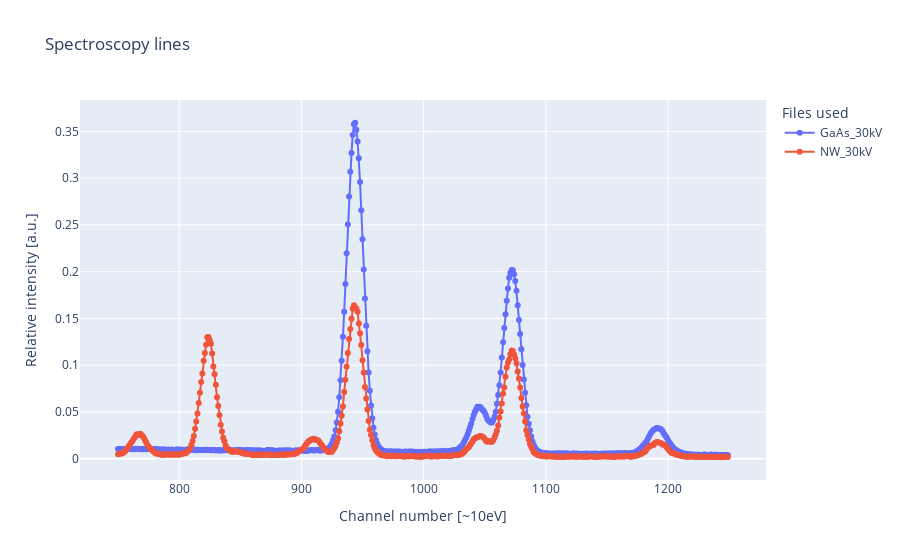

The cell this chart's notebook holds for it:
### Code cell
plotly_plot_multiple_spectra(ga30, start=750, stop=1250, split=None)

### Figure 1 — Plotly figure (JSON) as saved in the notebook; plotly's stock layout.template omitted (floating-point values rounded to 4 significant figures; data arrays with more than 128 entries replaced by an {"elided": "..."} marker saying what was removed)
{"data": [{"mode": "lines+markers", "name": "GaAs_30kV", "type": "scatter", "x": {"elided": "500 int values"}, "y": {"elided": "500 float values"}}, {"mode": "lines+markers", "name": "NW_30kV", "type": "scatter", "x": {"elided": "500 int values"}, "y": {"elided": "500 float values"}}], "layout": {"legend": {"title": {"text": "Files used"}}, "title": {"text": "Spectroscopy lines"}, "xaxis": {"title": {"text": "Channel number [~10eV]"}}, "yaxis": {"title": {"text": "Relative intensity [a.u.]"}}}}
